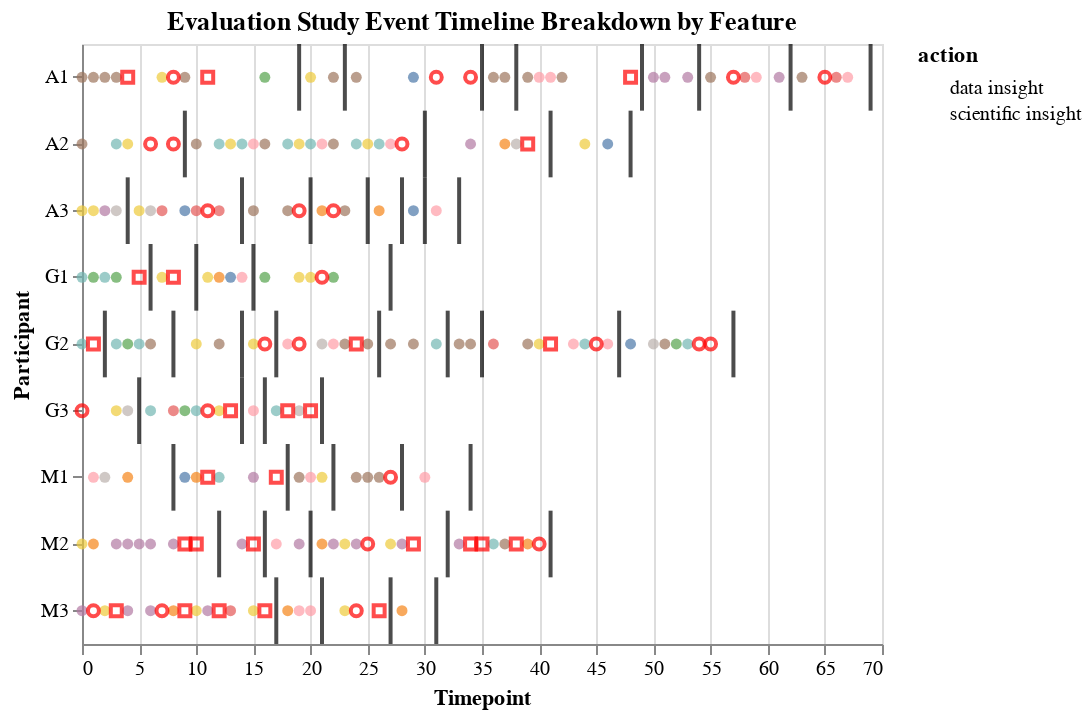

The code cell stored with this chart in its notebook:
### Code cell
chart = feature_chart+ break_chart + insight_chart
chart.title="Evaluation Study Event Timeline Breakdown by Feature"
chart

### Figure 1 — Vega-Lite specification as saved in the notebook (floating-point values rounded to 4 significant figures; data arrays with more than 128 entries replaced by an {"elided": "..."} marker saying what was removed)
{"$schema": "https://vega.github.io/schema/vega-lite/v2.6.0.json", "config": {"view": {"height": 300, "width": 400}}, "datasets": {"data-0050b494416127ab771fd5c084fba7e2": {"elided": "167 records"}, "data-37a36f38c40d5a57d4bd1e4da3ff65dd": [{"action": "BR", "t": 2, "user": "G2"}, {"action": "BR", "t": 4, "user": "A3"}, {"action": "BR", "t": 5, "user": "G3"}, {"action": "BR", "t": 6, "user": "G1"}, {"action": "BR", "t": 8, "user": "G2"}, {"action": "BR", "t": 8, "user": "M1"}, {"action": "BR", "t": 9, "user": "A2"}, {"action": "BR", "t": 10, "user": "G1"}, {"action": "BR", "t": 12, "user": "M2"}, {"action": "BR", "t": 14, "user": "A3"}, {"action": "BR", "t": 14, "user": "G2"}, {"action": "BR", "t": 14, "user": "G3"}, {"action": "BR", "t": 15, "user": "G1"}, {"action": "BR", "t": 16, "user": "G3"}, {"action": "BR", "t": 16, "user": "M2"}, {"action": "BR", "t": 17, "user": "G2"}, {"action": "BR", "t": 17, "user": "M3"}, {"action": "BR", "t": 18, "user": "M1"}, {"action": "BR", "t": 19, "user": "A1"}, {"action": "BR", "t": 20, "user": "A3"}, {"action": "BR", "t": 20, "user": "M2"}, {"action": "BR", "t": 21, "user": "G3"}, {"action": "BR", "t": 21, "user": "M3"}, {"action": "BR", "t": 22, "user": "M1"}, {"action": "BR", "t": 23, "user": "A1"}, {"action": "BR", "t": 25, "user": "A3"}, {"action": "BR", "t": 26, "user": "G2"}, {"action": "BR", "t": 27, "user": "G1"}, {"action": "BR", "t": 27, "user": "M3"}, {"action": "BR", "t": 28, "user": "A3"}, {"action": "BR", "t": 28, "user": "M1"}, {"action": "BR", "t": 30, "user": "A2"}, {"action": "BR", "t": 30, "user": "A3"}, {"action": "BR", "t": 31, "user": "M3"}, {"action": "BR", "t": 32, "user": "G2"}, {"action": "BR", "t": 32, "user": "M2"}, {"action": "BR", "t": 33, "user": "A3"}, {"action": "BR", "t": 34, "user": "M1"}, {"action": "BR", "t": 35, "user": "A1"}, {"action": "BR", "t": 35, "user": "G2"}, {"action": "BR", "t": 38, "user": "A1"}, {"action": "BR", "t": 41, "user": "A2"}, {"action": "BR", "t": 41, "user": "M2"}, {"action": "BR", "t": 47, "user": "G2"}, {"action": "BR", "t": 48, "user": "A2"}, {"action": "BR", "t": 49, "user": "A1"}, {"action": "BR", "t": 54, "user": "A1"}, {"action": "BR", "t": 57, "user": "G2"}, {"action": "BR", "t": 62, "user": "A1"}, {"action": "BR", "t": 69, "user": "A1"}], "data-ae9aad36e5434c34dca00ee24f80aad6": [{"action": "data insight", "t": 0, "user": "G3"}, {"action": "scientific insight", "t": 1, "user": "G2"}, {"action": "data insight", "t": 1, "user": "M3"}, {"action": "scientific insight", "t": 3, "user": "M3"}, {"action": "scientific insight", "t": 4, "user": "A1"}, {"action": "scientific insight", "t": 5, "user": "G1"}, {"action": "data insight", "t": 6, "user": "A2"}, {"action": "data insight", "t": 7, "user": "M3"}, {"action": "data insight", "t": 8, "user": "A1"}, {"action": "data insight", "t": 8, "user": "A2"}, {"action": "scientific insight", "t": 8, "user": "G1"}, {"action": "scientific insight", "t": 9, "user": "M2"}, {"action": "scientific insight", "t": 9, "user": "M3"}, {"action": "scientific insight", "t": 10, "user": "M2"}, {"action": "scientific insight", "t": 11, "user": "A1"}, {"action": "data insight", "t": 11, "user": "A3"}, {"action": "data insight", "t": 11, "user": "G3"}, {"action": "scientific insight", "t": 11, "user": "M1"}, {"action": "scientific insight", "t": 12, "user": "M3"}, {"action": "scientific insight", "t": 13, "user": "G3"}, {"action": "scientific insight", "t": 15, "user": "M2"}, {"action": "data insight", "t": 16, "user": "G2"}, {"action": "scientific insight", "t": 16, "user": "M3"}, {"action": "scientific insight", "t": 17, "user": "M1"}, {"action": "scientific insight", "t": 18, "user": "G3"}, {"action": "data insight", "t": 19, "user": "A3"}, {"action": "data insight", "t": 19, "user": "G2"}, {"action": "scientific insight", "t": 20, "user": "G3"}, {"action": "data insight", "t": 21, "user": "G1"}, {"action": "data insight", "t": 22, "user": "A3"}, {"action": "scientific insight", "t": 24, "user": "G2"}, {"action": "data insight", "t": 24, "user": "M3"}, {"action": "data insight", "t": 25, "user": "M2"}, {"action": "scientific insight", "t": 26, "user": "M3"}, {"action": "data insight", "t": 27, "user": "M1"}, {"action": "data insight", "t": 28, "user": "A2"}, {"action": "scientific insight", "t": 29, "user": "M2"}, {"action": "data insight", "t": 31, "user": "A1"}, {"action": "data insight", "t": 34, "user": "A1"}, {"action": "scientific insight", "t": 34, "user": "M2"}, {"action": "scientific insight", "t": 35, "user": "M2"}, {"action": "scientific insight", "t": 38, "user": "M2"}, {"action": "scientific insight", "t": 39, "user": "A2"}, {"action": "data insight", "t": 40, "user": "M2"}, {"action": "scientific insight", "t": 41, "user": "G2"}, {"action": "data insight", "t": 45, "user": "G2"}, {"action": "scientific insight", "t": 48, "user": "A1"}, {"action": "data insight", "t": 54, "user": "G2"}, {"action": "data insight", "t": 55, "user": "G2"}, {"action": "data insight", "t": 57, "user": "A1"}, {"action": "data insight", "t": 65, "user": "A1"}]}, "layer": [{"data": {"name": "data-0050b494416127ab771fd5c084fba7e2"}, "encoding": {"color": {"field": "action", "type": "nominal"}, "x": {"field": "t", "type": "quantitative"}, "y": {"field": "user", "type": "nominal"}}, "mark": "circle"}, {"data": {"name": "data-37a36f38c40d5a57d4bd1e4da3ff65dd"}, "encoding": {"x": {"field": "t", "type": "quantitative"}, "y": {"field": "user", "type": "nominal"}}, "mark": {"color": "black", "thickness": 2, "type": "tick"}}, {"data": {"name": "data-ae9aad36e5434c34dca00ee24f80aad6"}, "encoding": {"shape": {"field": "action", "type": "nominal"}, "x": {"field": "t", "title": "Timepoint", "type": "quantitative"}, "y": {"field": "user", "title": "Participant", "type": "nominal"}}, "mark": {"color": "red", "shape": "diamond", "type": "point"}}], "title": "Evaluation Study Event Timeline Breakdown by Feature"}
